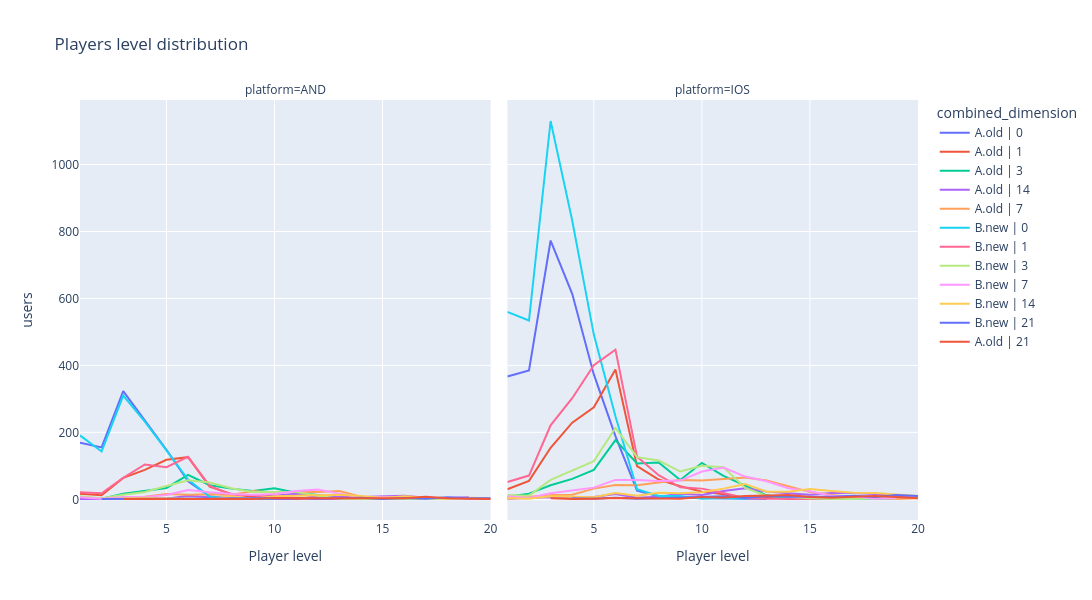
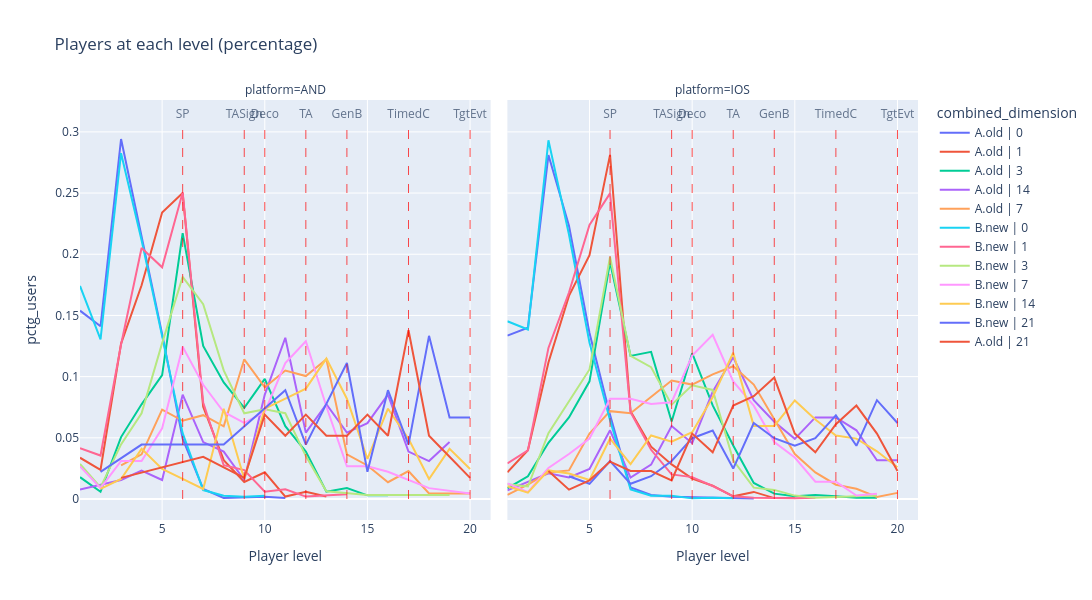
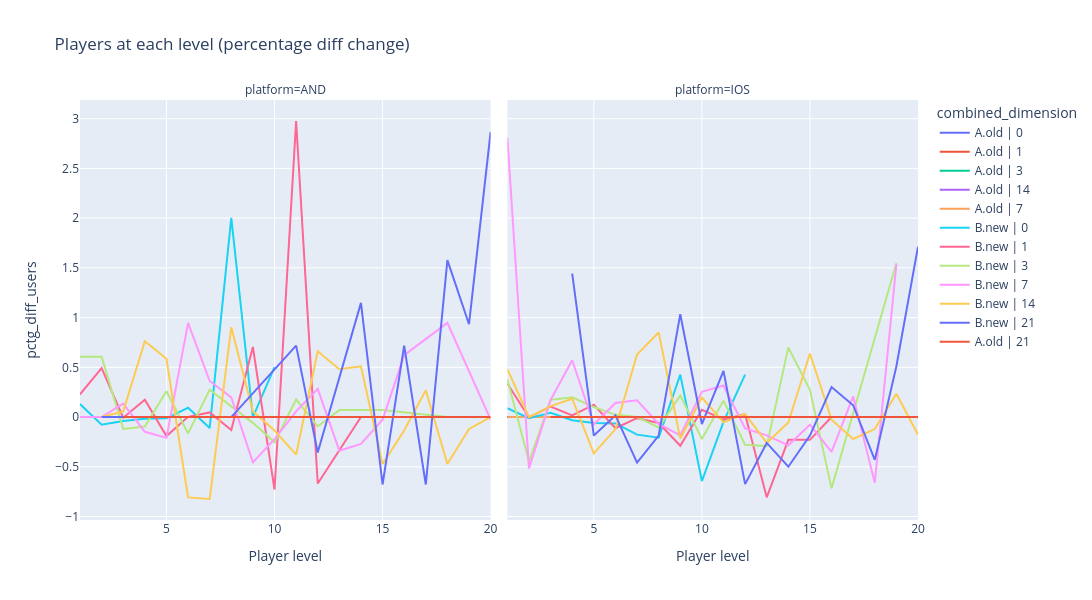

These figures' notebook cell, in order:
### Code cell
max_level = 20

# Level distribution charts: user counts, percentage share, and day-over-day diff (up to level 30)
fig = px.line(pl_ftue_funnel_agg[pl_ftue_funnel_agg['max_level'] <= max_level], 
              x='max_level', 
              labels={'max_level': 'Player level'},
              y='users',
              color='combined_dimension',
              title='Players level distribution',
              facet_col='platform',
              width=1500,
              height=600,
              hover_data={'max_level': True, 'users': True},)

fig = add_event_annotations(fig, events_config, x_col='max_level', ftue_col='FTUE_flag', data=pl_ftue_funnel_agg, show_annotations=False)
#fig = add_median_lines(fig, pl_ftue_funnel_agg, x_col='p50_max_level', ftue_col='FTUE_flag', platform_col='platform')

fig.show()

# hide-output
fig = px.line(pl_ftue_funnel_agg[pl_ftue_funnel_agg['max_level'] <= max_level], 
              x='max_level', 
              labels={'max_level': 'Player level'},
              y='pctg_users',
              color='combined_dimension',
              title='Players at each level (percentage)',
              facet_col='platform',
              width=1500,
              height=600,
              hover_data={'max_level': True, 'users': True},)

fig = add_event_annotations(fig, events_config, x_col='max_level', ftue_col='FTUE_flag', data=pl_ftue_funnel_agg, show_annotations=True)

fig.show()

# hide-output
fig = px.line(pl_ftue_funnel_agg[pl_ftue_funnel_agg['max_level'] <= max_level], 
              x='max_level', 
              labels={'max_level': 'Player level'},
              y='pctg_diff_users',
              color='combined_dimension',
              title='Players at each level (percentage diff change)',
              facet_col='platform',
              width=1500,
              height=600,
              hover_data={'max_level': True, 'users': True},)

fig = add_event_annotations(fig, events_config, x_col='max_level', ftue_col='FTUE_flag', data=pl_ftue_funnel_agg, show_annotations=False)

fig.show()
